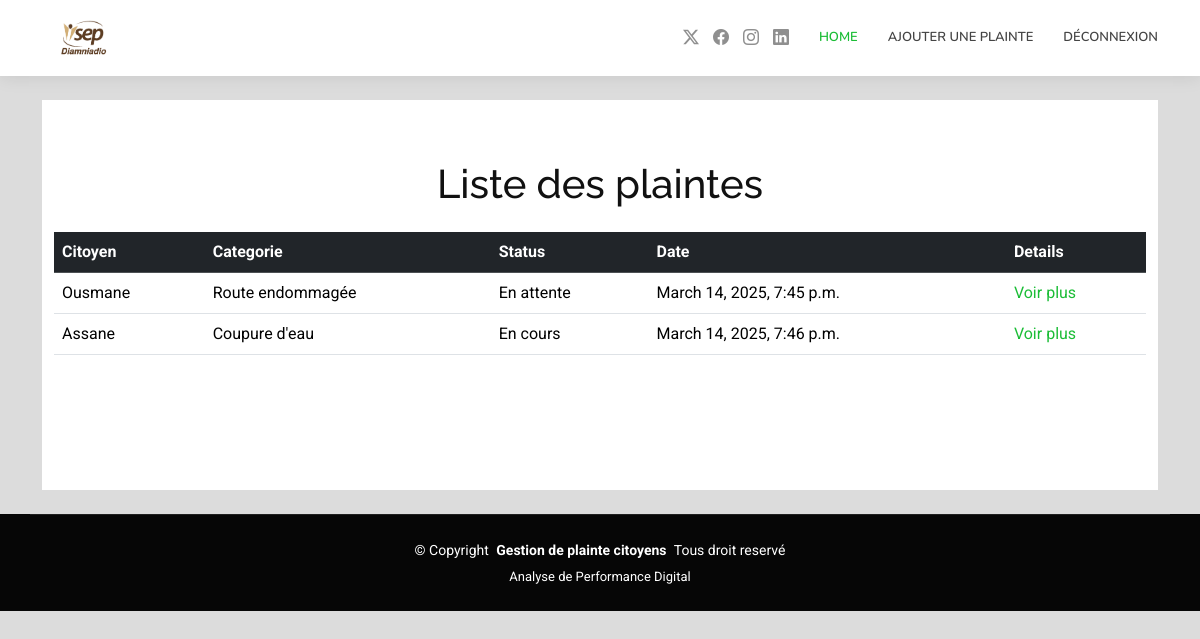
Screenshot of /list/ (signed in) with the database file from the repository.
### plainte/models.py (models this page shows, shortened)
class Plainte(models.Model):
    STATUT = [('En attente', 'En attente'),('En cours', 'En cours'),('Résolue', 'Résolue')]
    CATEGORIES = [('Route endommagée', 'Route endommagée'),('Coupure d\'eau', 'Coupure d\'eau'),('Problème d\'électricité', 'Problème d\'électricité'),('autre', 'Autre')]
    citoyen = models.ForeignKey(User, on_delete=models.CASCADE)
    categorie = models.CharField(max_length=50, choices=CATEGORIES, null=True)
    image=models.ImageField(upload_to='media/', blank=True, null=True)
    description = models.TextField()
    statut = models.CharField(max_length=20, choices=STATUT, default='En attente')
    date_creation = models.DateTimeField(auto_now_add=True)

### plainte/views.py (the view)
# urls.py: path("list/", index, name='index'),
def index (request):
    plaintes = Plainte.objects.all()
    return render(request, 'index.html', {'plaintes': plaintes})

### plainte/templates/index.html (shortened to what this page needs)
{% extends 'base.html' %}
{% load static %}
{% block content %}
<section style="height: 390px;">
  <h1 class="container text-center">Liste des plaintes</h1>
  <div class="container mt-4">
    <table class="table">
      <thead class="table-dark">
        <tr>
          <th scope="col">Citoyen</th>
          <th scope="col">Categorie</th>
          <th scope="col">Status</th>
          <th scope="col">Date</th>
          <th scope="col">Details</th>
        </tr>
      </thead>
      <tbody>
        {% for plainte in plaintes %}
        <tr>
          <td>{{ plainte.citoyen.username }}</td>
          <td>{{ plainte.categorie }}</td>
          <td>{{ plainte.statut }}</td>
          <td>{{ plainte.date_creation }}</td>
          <td><a href="{% url 'details' plainte.id %}">Voir plus</a></td>
        </tr>
        {% endfor %}
      </tbody>
    </table>
  </div>
</section>
{% endblock %}

### static/css/main.css (style rules this page uses)
:root { --default-font: "Roboto", system-ui, -apple-system, "Segoe UI", Roboto, "Helvetica Neue", Arial, "Noto Sans", "Liberation Sans", sans-serif, "Apple Color Emoji", "Segoe UI Emoji", "Segoe UI Symbol", "Noto Color Emoji"; --heading-font: "Raleway", sans-serif; --nav-font: "Nunito", sans-serif; }
:root { --background-color: #ffffff; --default-color: #444444; --heading-color: #111111; --accent-color: #1bbd36; --surface-color: #ffffff; --contrast-color: #ffffff; }
:root { --nav-color: #444444; --nav-hover-color: #1bbd36; --nav-mobile-background-color: #ffffff; --nav-dropdown-background-color: #ffffff; --nav-dropdown-color: #444444; --nav-dropdown-hover-color: #1bbd36; }
:root { scroll-behavior: smooth; }
body { color: var(--default-color); background-color: var(--background-color); font-family: var(--default-font); }
a { color: var(--accent-color); text-decoration: none; transition: 0.3s; }
h1, h2, h3, h4, h5, h6 { color: var(--heading-color); font-family: var(--heading-font); }
section, .section { color: var(--default-color); background-color: var(--background-color); padding: 60px 0; scroll-margin-top: 100px; overflow: clip; }

### plainte/templates/index.html (style rules this page uses)
body { background-color:gainsboro ; }

### rows the page displays
Plainte: citoyen.username "Ousmane", categorie "Route endommagée", statut "En attente", date_creation "March 14, 2025, 7:45 p.m."
Plainte: citoyen.username "Assane", categorie "Coupure d'eau", statut "En cours", date_creation "March 14, 2025, 7:46 p.m."
